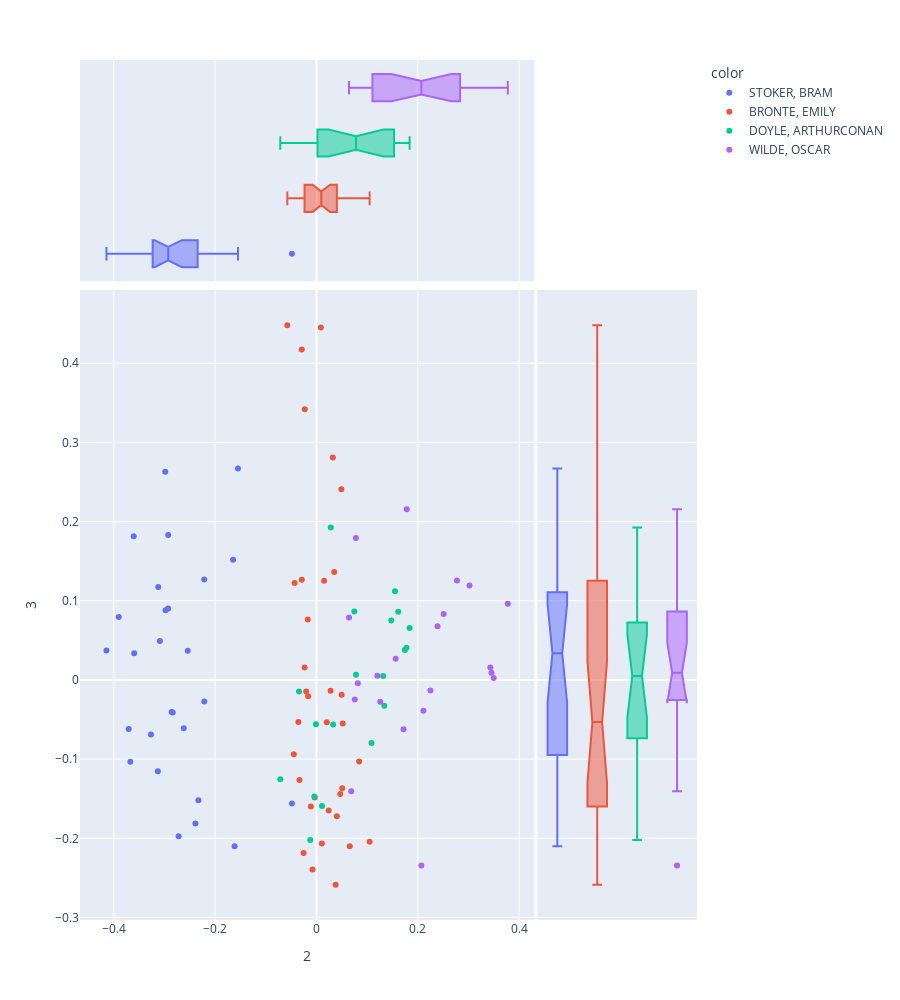

The code cell stored with this chart in its notebook:
### Markdown cell above
## DOCS PC 2 and 3

### Code cell
px.scatter(DCM, 2, 3, 
           color=DOC.author, 
           hover_name=DOC.label, 
           marginal_x='box', marginal_y='box', height=1000)

### Figure 1 — Plotly figure (JSON) as saved in the notebook; plotly's stock layout.template omitted (floating-point values rounded to 4 significant figures)
{"data": [{"hovertemplate": "<b>%{hovertext}</b><br><br>color=STOKER, BRAM<br>2=%{x}<br>3=%{y}<extra></extra>", "hovertext": ["Stoker, Bram Dracula Ch1", "Stoker, Bram Dracula Ch2", "Stoker, Bram Dracula Ch3", "Stoker, Bram Dracula Ch4", "Stoker, Bram Dracula Ch5", "Stoker, Bram Dracula Ch6", "Stoker, Bram Dracula Ch7", "Stoker, Bram Dracula Ch8", "Stoker, Bram Dracula Ch9", "Stoker, Bram Dracula Ch10", "Stoker, Bram Dracula Ch11", "Stoker, Bram Dracula Ch12", "Stoker, Bram Dracula Ch13", "Stoker, Bram Dracula Ch14", "Stoker, Bram Dracula Ch15", "Stoker, Bram Dracula Ch16", "Stoker, Bram Dracula Ch17", "Stoker, Bram Dracula Ch18", "Stoker, Bram Dracula Ch19", "Stoker, Bram Dracula Ch20", "Stoker, Bram Dracula Ch21", "Stoker, Bram Dracula Ch22", "Stoker, Bram Dracula Ch23", "Stoker, Bram Dracula Ch24", "Stoker, Bram Dracula Ch25", "Stoker, Bram Dracula Ch26", "Stoker, Bram Dracula Ch27"], "legendgroup": "STOKER, BRAM", "marker": {"color": "#636efa", "symbol": "circle"}, "mode": "markers", "name": "STOKER, BRAM", "orientation": "v", "showlegend": true, "type": "scatter", "x": [-0.1644, -0.2214, -0.2926, -0.3121, -0.04828, -0.1547, -0.2924, -0.2857, -0.2388, -0.3671, -0.2618, -0.3128, -0.1615, -0.2328, -0.2836, -0.2539, -0.2718, -0.3266, -0.2977, -0.2212, -0.3088, -0.3704, -0.3596, -0.39, -0.4142, -0.3605, -0.2983], "xaxis": "x", "y": [0.1519, 0.1269, 0.09037, 0.1174, -0.1561, 0.267, 0.1832, -0.04049, -0.1814, -0.1034, -0.06105, -0.1154, -0.2101, -0.152, -0.04105, 0.0368, -0.1975, -0.0689, 0.08812, -0.02707, 0.0492, -0.06194, 0.03357, 0.07956, 0.03704, 0.1814, 0.2629], "yaxis": "y"}, {"alignmentgroup": "True", "hovertemplate": "<b>%{hovertext}</b><br><br>color=STOKER, BRAM<br>2=%{x}<extra></extra>", "hovertext": ["Stoker, Bram Dracula Ch1", "Stoker, Bram Dracula Ch2", "Stoker, Bram Dracula Ch3", "Stoker, Bram Dracula Ch4", "Stoker, Bram Dracula Ch5", "Stoker, Bram Dracula Ch6", "Stoker, Bram Dracula Ch7", "Stoker, Bram Dracula Ch8", "Stoker, Bram Dracula Ch9", "Stoker, Bram Dracula Ch10", "Stoker, Bram Dracula Ch11", "Stoker, Bram Dracula Ch12", "Stoker, Bram Dracula Ch13", "Stoker, Bram Dracula Ch14", "Stoker, Bram Dracula Ch15", "Stoker, Bram Dracula Ch16", "Stoker, Bram Dracula Ch17", "Stoker, Bram Dracula Ch18", "Stoker, Bram Dracula Ch19", "Stoker, Bram Dracula Ch20", "Stoker, Bram Dracula Ch21", "Stoker, Bram Dracula Ch22", "Stoker, Bram Dracula Ch23", "Stoker, Bram Dracula Ch24", "Stoker, Bram Dracula Ch25", "Stoker, Bram Dracula Ch26", "Stoker, Bram Dracula Ch27"], "legendgroup": "STOKER, BRAM", "marker": {"color": "#636efa", "symbol": "circle"}, "name": "STOKER, BRAM", "notched": true, "offsetgroup": "STOKER, BRAM", "showlegend": false, "type": "box", "x": [-0.1644, -0.2214, -0.2926, -0.3121, -0.04828, -0.1547, -0.2924, -0.2857, -0.2388, -0.3671, -0.2618, -0.3128, -0.1615, -0.2328, -0.2836, -0.2539, -0.2718, -0.3266, -0.2977, -0.2212, -0.3088, -0.3704, -0.3596, -0.39, -0.4142, -0.3605, -0.2983], "xaxis": "x3", "yaxis": "y3"}, {"alignmentgroup": "True", "hovertemplate": "<b>%{hovertext}</b><br><br>color=STOKER, BRAM<br>3=%{y}<extra></extra>", "hovertext": ["Stoker, Bram Dracula Ch1", "Stoker, Bram Dracula Ch2", "Stoker, Bram Dracula Ch3", "Stoker, Bram Dracula Ch4", "Stoker, Bram Dracula Ch5", "Stoker, Bram Dracula Ch6", "Stoker, Bram Dracula Ch7", "Stoker, Bram Dracula Ch8", "Stoker, Bram Dracula Ch9", "Stoker, Bram Dracula Ch10", "Stoker, Bram Dracula Ch11", "Stoker, Bram Dracula Ch12", "Stoker, Bram Dracula Ch13", "Stoker, Bram Dracula Ch14", "Stoker, Bram Dracula Ch15", "Stoker, Bram Dracula Ch16", "Stoker, Bram Dracula Ch17", "Stoker, Bram Dracula Ch18", "Stoker, Bram Dracula Ch19", "Stoker, Bram Dracula Ch20", "Stoker, Bram Dracula Ch21", "Stoker, Bram Dracula Ch22", "Stoker, Bram Dracula Ch23", "Stoker, Bram Dracula Ch24", "Stoker, Bram Dracula Ch25", "Stoker, Bram Dracula Ch26", "Stoker, Bram Dracula Ch27"], "legendgroup": "STOKER, BRAM", "marker": {"color": "#636efa", "symbol": "circle"}, "name": "STOKER, BRAM", "notched": true, "offsetgroup": "STOKER, BRAM", "showlegend": false, "type": "box", "xaxis": "x2", "y": [0.1519, 0.1269, 0.09037, 0.1174, -0.1561, 0.267, 0.1832, -0.04049, -0.1814, -0.1034, -0.06105, -0.1154, -0.2101, -0.152, -0.04105, 0.0368, -0.1975, -0.0689, 0.08812, -0.02707, 0.0492, -0.06194, 0.03357, 0.07956, 0.03704, 0.1814, 0.2629], "yaxis": "y2"}, {"hovertemplate": "<b>%{hovertext}</b><br><br>color=BRONTE, EMILY<br>2=%{x}<br>3=%{y}<extra></extra>", "hovertext": ["Bronte, Emily Wurthering Heights Ch1", "Bronte, Emily Wurthering Heights Ch2", "Bronte, Emily Wurthering Heights Ch3", "Bronte, Emily Wurthering Heights Ch4", "Bronte, Emily Wurthering Heights Ch5", "Bronte, Emily Wurthering Heights Ch6", "Bronte, Emily Wurthering Heights Ch7", "Bronte, Emily Wurthering Heights Ch8", "Bronte, Emily Wurthering Heights Ch9", "Bronte, Emily Wurthering Heights Ch10", "Bronte, Emily Wurthering Heights Ch11", "Bronte, Emily Wurthering Heights Ch12", "Bronte, Emily Wurthering Heights Ch13", "Bronte, Emily Wurthering Heights Ch14", "Bronte, Emily Wurthering Heights Ch15", "Bronte, Emily Wurthering Heights Ch16", "Bronte, Emily Wurthering Heights Ch17", "Bronte, Emily Wurthering Heights Ch18", "Bronte, Emily Wurthering Heights Ch19", "Bronte, Emily Wurthering Heights Ch20", "Bronte, Emily Wurthering Heights Ch21", "Bronte, Emily Wurthering Heights Ch22", "Bronte, Emily Wurthering Heights Ch23", "Bronte, Emily Wurthering Heights Ch24", "Bronte, Emily Wurthering Heights Ch25", "Bronte, Emily Wurthering Heights Ch26", "Bronte, Emily Wurthering Heights Ch27", "Bronte, Emily Wurthering Heights Ch28", "Bronte, Emily Wurthering Heights Ch29", "Bronte, Emily Wurthering Heights Ch30", "Bronte, Emily Wurthering Heights Ch31", "Bronte, Emily Wurthering Heights Ch32", "Bronte, Emily Wurthering Heights Ch33", "Bronte, Emily Wurthering Heights Ch34"], "legendgroup": "BRONTE, EMILY", "marker": {"color": "#EF553B", "symbol": "circle"}, "mode": "markers", "name": "BRONTE, EMILY", "orientation": "v", "showlegend": true, "type": "scatter", "x": [-0.01699, 0.008731, -0.02897, -0.00776, -0.03339, 0.04968, 0.05188, 0.0843, -0.02298, 0.0351, -0.02343, -0.01633, -0.0574, -0.01102, -0.02027, -0.03559, -0.04306, 0.05095, 0.02793, 0.06579, 0.1049, 0.04695, 0.01069, 0.01507, 0.03796, -0.02532, -0.003327, 0.04031, -0.04466, 0.02415, 0.02038, 0.03238, 0.04923, -0.02889], "xaxis": "x", "y": [0.07634, 0.445, 0.4173, -0.2395, -0.1263, -0.01861, -0.05507, -0.1031, 0.3418, 0.1363, 0.01574, -0.02048, 0.448, -0.1598, -0.01458, -0.05308, 0.1226, -0.1368, -0.01353, -0.2101, -0.2043, -0.1441, -0.2065, 0.1253, -0.2586, -0.2185, -0.1484, -0.1721, -0.09369, -0.1649, -0.05343, 0.2808, 0.2408, 0.1266], "yaxis": "y"}, {"alignmentgroup": "True", "hovertemplate": "<b>%{hovertext}</b><br><br>color=BRONTE, EMILY<br>2=%{x}<extra></extra>", "hovertext": ["Bronte, Emily Wurthering Heights Ch1", "Bronte, Emily Wurthering Heights Ch2", "Bronte, Emily Wurthering Heights Ch3", "Bronte, Emily Wurthering Heights Ch4", "Bronte, Emily Wurthering Heights Ch5", "Bronte, Emily Wurthering Heights Ch6", "Bronte, Emily Wurthering Heights Ch7", "Bronte, Emily Wurthering Heights Ch8", "Bronte, Emily Wurthering Heights Ch9", "Bronte, Emily Wurthering Heights Ch10", "Bronte, Emily Wurthering Heights Ch11", "Bronte, Emily Wurthering Heights Ch12", "Bronte, Emily Wurthering Heights Ch13", "Bronte, Emily Wurthering Heights Ch14", "Bronte, Emily Wurthering Heights Ch15", "Bronte, Emily Wurthering Heights Ch16", "Bronte, Emily Wurthering Heights Ch17", "Bronte, Emily Wurthering Heights Ch18", "Bronte, Emily Wurthering Heights Ch19", "Bronte, Emily Wurthering Heights Ch20", "Bronte, Emily Wurthering Heights Ch21", "Bronte, Emily Wurthering Heights Ch22", "Bronte, Emily Wurthering Heights Ch23", "Bronte, Emily Wurthering Heights Ch24", "Bronte, Emily Wurthering Heights Ch25", "Bronte, Emily Wurthering Heights Ch26", "Bronte, Emily Wurthering Heights Ch27", "Bronte, Emily Wurthering Heights Ch28", "Bronte, Emily Wurthering Heights Ch29", "Bronte, Emily Wurthering Heights Ch30", "Bronte, Emily Wurthering Heights Ch31", "Bronte, Emily Wurthering Heights Ch32", "Bronte, Emily Wurthering Heights Ch33", "Bronte, Emily Wurthering Heights Ch34"], "legendgroup": "BRONTE, EMILY", "marker": {"color": "#EF553B", "symbol": "circle"}, "name": "BRONTE, EMILY", "notched": true, "offsetgroup": "BRONTE, EMILY", "showlegend": false, "type": "box", "x": [-0.01699, 0.008731, -0.02897, -0.00776, -0.03339, 0.04968, 0.05188, 0.0843, -0.02298, 0.0351, -0.02343, -0.01633, -0.0574, -0.01102, -0.02027, -0.03559, -0.04306, 0.05095, 0.02793, 0.06579, 0.1049, 0.04695, 0.01069, 0.01507, 0.03796, -0.02532, -0.003327, 0.04031, -0.04466, 0.02415, 0.02038, 0.03238, 0.04923, -0.02889], "xaxis": "x3", "yaxis": "y3"}, {"alignmentgroup": "True", "hovertemplate": "<b>%{hovertext}</b><br><br>color=BRONTE, EMILY<br>3=%{y}<extra></extra>", "hovertext": ["Bronte, Emily Wurthering Heights Ch1", "Bronte, Emily Wurthering Heights Ch2", "Bronte, Emily Wurthering Heights Ch3", "Bronte, Emily Wurthering Heights Ch4", "Bronte, Emily Wurthering Heights Ch5", "Bronte, Emily Wurthering Heights Ch6", "Bronte, Emily Wurthering Heights Ch7", "Bronte, Emily Wurthering Heights Ch8", "Bronte, Emily Wurthering Heights Ch9", "Bronte, Emily Wurthering Heights Ch10", "Bronte, Emily Wurthering Heights Ch11", "Bronte, Emily Wurthering Heights Ch12", "Bronte, Emily Wurthering Heights Ch13", "Bronte, Emily Wurthering Heights Ch14", "Bronte, Emily Wurthering Heights Ch15", "Bronte, Emily Wurthering Heights Ch16", "Bronte, Emily Wurthering Heights Ch17", "Bronte, Emily Wurthering Heights Ch18", "Bronte, Emily Wurthering Heights Ch19", "Bronte, Emily Wurthering Heights Ch20", "Bronte, Emily Wurthering Heights Ch21", "Bronte, Emily Wurthering Heights Ch22", "Bronte, Emily Wurthering Heights Ch23", "Bronte, Emily Wurthering Heights Ch24", "Bronte, Emily Wurthering Heights Ch25", "Bronte, Emily Wurthering Heights Ch26", "Bronte, Emily Wurthering Heights Ch27", "Bronte, Emily Wurthering Heights Ch28", "Bronte, Emily Wurthering Heights Ch29", "Bronte, Emily Wurthering Heights Ch30", "Bronte, Emily Wurthering Heights Ch31", "Bronte, Emily Wurthering Heights Ch32", "Bronte, Emily Wurthering Heights Ch33", "Bronte, Emily Wurthering Heights Ch34"], "legendgroup": "BRONTE, EMILY", "marker": {"color": "#EF553B", "symbol": "circle"}, "name": "BRONTE, EMILY", "notched": true, "offsetgroup": "BRONTE, EMILY", "showlegend": false, "type": "box", "xaxis": "x2", "y": [0.07634, 0.445, 0.4173, -0.2395, -0.1263, -0.01861, -0.05507, -0.1031, 0.3418, 0.1363, 0.01574, -0.02048, 0.448, -0.1598, -0.01458, -0.05308, 0.1226, -0.1368, -0.01353, -0.2101, -0.2043, -0.1441, -0.2065, 0.1253, -0.2586, -0.2185, -0.1484, -0.1721, -0.09369, -0.1649, -0.05343, 0.2808, 0.2408, 0.1266], "yaxis": "y2"}, {"hovertemplate": "<b>%{hovertext}</b><br><br>color=DOYLE, ARTHURCONAN<br>2=%{x}<br>3=%{y}<extra></extra>", "hovertext": ["Doyle, Arthurconan The Adventures Of Sherlock Holmes Ch1", "Doyle, Arthurconan The Adventures Of Sherlock Holmes Ch2", "Doyle, Arthurconan The Adventures Of Sherlock Holmes Ch3", "Doyle, Arthurconan The Adventures Of Sherlock Holmes Ch4", "Doyle, Arthurconan The Hound Of Baskervilles Ch1", "Doyle, Arthurconan The Hound Of Baskervilles Ch2", "Doyle, Arthurconan The Hound Of Baskervilles Ch3", "Doyle, Arthurconan The Hound Of Baskervilles Ch4", "Doyle, Arthurconan The Hound Of Baskervilles Ch5", "Doyle, Arthurconan The Hound Of Baskervilles Ch6", "Doyle, Arthurconan The Hound Of Baskervilles Ch7", "Doyle, Arthurconan The Hound Of Baskervilles Ch8", "Doyle, Arthurconan The Hound Of Baskervilles Ch9", "Doyle, Arthurconan The Hound Of Baskervilles Ch10", "Doyle, Arthurconan The Hound Of Baskervilles Ch11", "Doyle, Arthurconan The Hound Of Baskervilles Ch12", "Doyle, Arthurconan The Hound Of Baskervilles Ch13", "Doyle, Arthurconan The Hound Of Baskervilles Ch14", "Doyle, Arthurconan The Hound Of Baskervilles Ch15"], "legendgroup": "DOYLE, ARTHURCONAN", "marker": {"color": "#00cc96", "symbol": "circle"}, "mode": "markers", "name": "DOYLE, ARTHURCONAN", "orientation": "v", "showlegend": true, "type": "scatter", "x": [-0.0009348, -0.03443, -0.004124, -0.07129, 0.03299, 0.1316, 0.1745, 0.01098, -0.01214, 0.0748, 0.1839, 0.1476, 0.155, 0.1777, 0.07812, 0.1615, 0.1341, 0.02824, 0.1087], "xaxis": "x", "y": [-0.05606, -0.01462, -0.1473, -0.1255, -0.05622, 0.005056, 0.03775, -0.1592, -0.2021, 0.08656, 0.06564, 0.07497, 0.1121, 0.04066, 0.006624, 0.08623, -0.03257, 0.1924, -0.07951], "yaxis": "y"}, {"alignmentgroup": "True", "hovertemplate": "<b>%{hovertext}</b><br><br>color=DOYLE, ARTHURCONAN<br>2=%{x}<extra></extra>", "hovertext": ["Doyle, Arthurconan The Adventures Of Sherlock Holmes Ch1", "Doyle, Arthurconan The Adventures Of Sherlock Holmes Ch2", "Doyle, Arthurconan The Adventures Of Sherlock Holmes Ch3", "Doyle, Arthurconan The Adventures Of Sherlock Holmes Ch4", "Doyle, Arthurconan The Hound Of Baskervilles Ch1", "Doyle, Arthurconan The Hound Of Baskervilles Ch2", "Doyle, Arthurconan The Hound Of Baskervilles Ch3", "Doyle, Arthurconan The Hound Of Baskervilles Ch4", "Doyle, Arthurconan The Hound Of Baskervilles Ch5", "Doyle, Arthurconan The Hound Of Baskervilles Ch6", "Doyle, Arthurconan The Hound Of Baskervilles Ch7", "Doyle, Arthurconan The Hound Of Baskervilles Ch8", "Doyle, Arthurconan The Hound Of Baskervilles Ch9", "Doyle, Arthurconan The Hound Of Baskervilles Ch10", "Doyle, Arthurconan The Hound Of Baskervilles Ch11", "Doyle, Arthurconan The Hound Of Baskervilles Ch12", "Doyle, Arthurconan The Hound Of Baskervilles Ch13", "Doyle, Arthurconan The Hound Of Baskervilles Ch14", "Doyle, Arthurconan The Hound Of Baskervilles Ch15"], "legendgroup": "DOYLE, ARTHURCONAN", "marker": {"color": "#00cc96", "symbol": "circle"}, "name": "DOYLE, ARTHURCONAN", "notched": true, "offsetgroup": "DOYLE, ARTHURCONAN", "showlegend": false, "type": "box", "x": [-0.0009348, -0.03443, -0.004124, -0.07129, 0.03299, 0.1316, 0.1745, 0.01098, -0.01214, 0.0748, 0.1839, 0.1476, 0.155, 0.1777, 0.07812, 0.1615, 0.1341, 0.02824, 0.1087], "xaxis": "x3", "yaxis": "y3"}, {"alignmentgroup": "True", "hovertemplate": "<b>%{hovertext}</b><br><br>color=DOYLE, ARTHURCONAN<br>3=%{y}<extra></extra>", "hovertext": ["Doyle, Arthurconan The Adventures Of Sherlock Holmes Ch1", "Doyle, Arthurconan The Adventures Of Sherlock Holmes Ch2", "Doyle, Arthurconan The Adventures Of Sherlock Holmes Ch3", "Doyle, Arthurconan The Adventures Of Sherlock Holmes Ch4", "Doyle, Arthurconan The Hound Of Baskervilles Ch1", "Doyle, Arthurconan The Hound Of Baskervilles Ch2", "Doyle, Arthurconan The Hound Of Baskervilles Ch3", "Doyle, Arthurconan The Hound Of Baskervilles Ch4", "Doyle, Arthurconan The Hound Of Baskervilles Ch5", "Doyle, Arthurconan The Hound Of Baskervilles Ch6", "Doyle, Arthurconan The Hound Of Baskervilles Ch7", "Doyle, Arthurconan The Hound Of Baskervilles Ch8", "Doyle, Arthurconan The Hound Of Baskervilles Ch9", "Doyle, Arthurconan The Hound Of Baskervilles Ch10", "Doyle, Arthurconan The Hound Of Baskervilles Ch11", "Doyle, Arthurconan The Hound Of Baskervilles Ch12", "Doyle, Arthurconan The Hound Of Baskervilles Ch13", "Doyle, Arthurconan The Hound Of Baskervilles Ch14", "Doyle, Arthurconan The Hound Of Baskervilles Ch15"], "legendgroup": "DOYLE, ARTHURCONAN", "marker": {"color": "#00cc96", "symbol": "circle"}, "name": "DOYLE, ARTHURCONAN", "notched": true, "offsetgroup": "DOYLE, ARTHURCONAN", "showlegend": false, "type": "box", "xaxis": "x2", "y": [-0.05606, -0.01462, -0.1473, -0.1255, -0.05622, 0.005056, 0.03775, -0.1592, -0.2021, 0.08656, 0.06564, 0.07497, 0.1121, 0.04066, 0.006624, 0.08623, -0.03257, 0.1924, -0.07951], "yaxis": "y2"}, {"hovertemplate": "<b>%{hovertext}</b><br><br>color=WILDE, OSCAR<br>2=%{x}<br>3=%{y}<extra></extra>", "hovertext": ["Wilde, Oscar The Picture Of Dorian Gray Ch20", "Wilde, Oscar The Picture Of Dorian Gray Ch21", "Wilde, Oscar The Picture Of Dorian Gray Ch22", "Wilde, Oscar The Picture Of Dorian Gray Ch23", "Wilde, Oscar The Picture Of Dorian Gray Ch24", "Wilde, Oscar The Picture Of Dorian Gray Ch25", "Wilde, Oscar The Picture Of Dorian Gray Ch26", "Wilde, Oscar The Picture Of Dorian Gray Ch27", "Wilde, Oscar The Picture Of Dorian Gray Ch28", "Wilde, Oscar The Picture Of Dorian Gray Ch29", "Wilde, Oscar The Picture Of Dorian Gray Ch30", "Wilde, Oscar The Picture Of Dorian Gray Ch31", "Wilde, Oscar The Picture Of Dorian Gray Ch32", "Wilde, Oscar The Picture Of Dorian Gray Ch33", "Wilde, Oscar The Picture Of Dorian Gray Ch34", "Wilde, Oscar The Picture Of Dorian Gray Ch35", "Wilde, Oscar The Picture Of Dorian Gray Ch36", "Wilde, Oscar The Picture Of Dorian Gray Ch37", "Wilde, Oscar The Picture Of Dorian Gray Ch38", "Wilde, Oscar The Picture Of Dorian Gray Ch39", "Wilde, Oscar The Picture Of Dorian Gray Ch40"], "legendgroup": "WILDE, OSCAR", "marker": {"color": "#ab63fa", "symbol": "circle"}, "mode": "markers", "name": "WILDE, OSCAR", "orientation": "v", "showlegend": true, "type": "scatter", "x": [0.1563, 0.3453, 0.3776, 0.207, 0.225, 0.06867, 0.1719, 0.2773, 0.3431, 0.3498, 0.2389, 0.2511, 0.08165, 0.1782, 0.1202, 0.07573, 0.07794, 0.1259, 0.06437, 0.2112, 0.302], "xaxis": "x", "y": [0.02676, 0.009034, 0.09629, -0.2345, -0.01332, -0.1405, -0.06228, 0.1257, 0.01569, 0.002345, 0.06789, 0.08332, -0.00408, 0.2157, 0.005448, -0.0248, 0.1792, -0.02745, 0.0788, -0.03899, 0.1191], "yaxis": "y"}, {"alignmentgroup": "True", "hovertemplate": "<b>%{hovertext}</b><br><br>color=WILDE, OSCAR<br>2=%{x}<extra></extra>", "hovertext": ["Wilde, Oscar The Picture Of Dorian Gray Ch20", "Wilde, Oscar The Picture Of Dorian Gray Ch21", "Wilde, Oscar The Picture Of Dorian Gray Ch22", "Wilde, Oscar The Picture Of Dorian Gray Ch23", "Wilde, Oscar The Picture Of Dorian Gray Ch24", "Wilde, Oscar The Picture Of Dorian Gray Ch25", "Wilde, Oscar The Picture Of Dorian Gray Ch26", "Wilde, Oscar The Picture Of Dorian Gray Ch27", "Wilde, Oscar The Picture Of Dorian Gray Ch28", "Wilde, Oscar The Picture Of Dorian Gray Ch29", "Wilde, Oscar The Picture Of Dorian Gray Ch30", "Wilde, Oscar The Picture Of Dorian Gray Ch31", "Wilde, Oscar The Picture Of Dorian Gray Ch32", "Wilde, Oscar The Picture Of Dorian Gray Ch33", "Wilde, Oscar The Picture Of Dorian Gray Ch34", "Wilde, Oscar The Picture Of Dorian Gray Ch35", "Wilde, Oscar The Picture Of Dorian Gray Ch36", "Wilde, Oscar The Picture Of Dorian Gray Ch37", "Wilde, Oscar The Picture Of Dorian Gray Ch38", "Wilde, Oscar The Picture Of Dorian Gray Ch39", "Wilde, Oscar The Picture Of Dorian Gray Ch40"], "legendgroup": "WILDE, OSCAR", "marker": {"color": "#ab63fa", "symbol": "circle"}, "name": "WILDE, OSCAR", "notched": true, "offsetgroup": "WILDE, OSCAR", "showlegend": false, "type": "box", "x": [0.1563, 0.3453, 0.3776, 0.207, 0.225, 0.06867, 0.1719, 0.2773, 0.3431, 0.3498, 0.2389, 0.2511, 0.08165, 0.1782, 0.1202, 0.07573, 0.07794, 0.1259, 0.06437, 0.2112, 0.302], "xaxis": "x3", "yaxis": "y3"}, {"alignmentgroup": "True", "hovertemplate": "<b>%{hovertext}</b><br><br>color=WILDE, OSCAR<br>3=%{y}<extra></extra>", "hovertext": ["Wilde, Oscar The Picture Of Dorian Gray Ch20", "Wilde, Oscar The Picture Of Dorian Gray Ch21", "Wilde, Oscar The Picture Of Dorian Gray Ch22", "Wilde, Oscar The Picture Of Dorian Gray Ch23", "Wilde, Oscar The Picture Of Dorian Gray Ch24", "Wilde, Oscar The Picture Of Dorian Gray Ch25", "Wilde, Oscar The Picture Of Dorian Gray Ch26", "Wilde, Oscar The Picture Of Dorian Gray Ch27", "Wilde, Oscar The Picture Of Dorian Gray Ch28", "Wilde, Oscar The Picture Of Dorian Gray Ch29", "Wilde, Oscar The Picture Of Dorian Gray Ch30", "Wilde, Oscar The Picture Of Dorian Gray Ch31", "Wilde, Oscar The Picture Of Dorian Gray Ch32", "Wilde, Oscar The Picture Of Dorian Gray Ch33", "Wilde, Oscar The Picture Of Dorian Gray Ch34", "Wilde, Oscar The Picture Of Dorian Gray Ch35", "Wilde, Oscar The Picture Of Dorian Gray Ch36", "Wilde, Oscar The Picture Of Dorian Gray Ch37", "Wilde, Oscar The Picture Of Dorian Gray Ch38", "Wilde, Oscar The Picture Of Dorian Gray Ch39", "Wilde, Oscar The Picture Of Dorian Gray Ch40"], "legendgroup": "WILDE, OSCAR", "marker": {"color": "#ab63fa", "symbol": "circle"}, "name": "WILDE, OSCAR", "notched": true, "offsetgroup": "WILDE, OSCAR", "showlegend": false, "type": "box", "xaxis": "x2", "y": [0.02676, 0.009034, 0.09629, -0.2345, -0.01332, -0.1405, -0.06228, 0.1257, 0.01569, 0.002345, 0.06789, 0.08332, -0.00408, 0.2157, 0.005448, -0.0248, 0.1792, -0.02745, 0.0788, -0.03899, 0.1191], "yaxis": "y2"}], "layout": {"height": 1000, "legend": {"title": {"text": "color"}, "tracegroupgap": 0}, "margin": {"t": 60}, "xaxis": {"anchor": "y", "domain": [0, 0.7363], "title": {"text": "2"}}, "xaxis2": {"anchor": "y2", "domain": [0.7413, 1], "matches": "x2", "showgrid": false, "showline": false, "showticklabels": false, "ticks": ""}, "xaxis3": {"anchor": "y3", "domain": [0, 0.7363], "matches": "x", "showgrid": true, "showticklabels": false}, "xaxis4": {"anchor": "y4", "domain": [0.7413, 1], "matches": "x2", "showgrid": false, "showline": false, "showticklabels": false, "ticks": ""}, "yaxis": {"anchor": "x", "domain": [0, 0.7326], "title": {"text": "3"}}, "yaxis2": {"anchor": "x2", "domain": [0, 0.7326], "matches": "y", "showgrid": true, "showticklabels": false}, "yaxis3": {"anchor": "x3", "domain": [0.7426, 1], "matches": "y3", "showgrid": false, "showline": false, "showticklabels": false, "ticks": ""}, "yaxis4": {"anchor": "x4", "domain": [0.7426, 1], "matches": "y3", "showgrid": true, "showline": false, "showticklabels": false, "ticks": ""}}}
